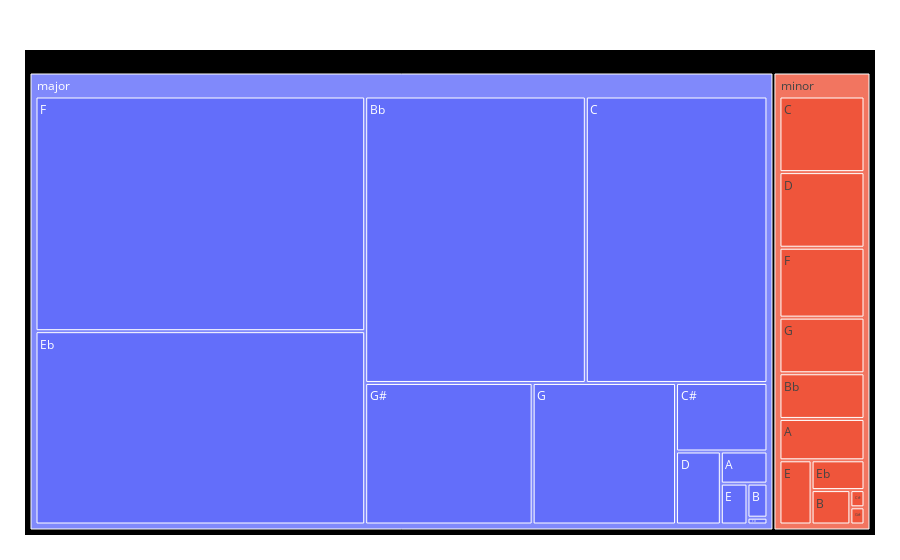

This figure's notebook cell:
### Code cell
keys = df.loc[:, ['tune_key', 'tune_mode', 'cycle_fifths_order']]

keys = keys.value_counts(['tune_key', 'tune_mode']).reset_index()
keys.columns = ['tune_key', 'tune_mode', 'count']


fig = px.treemap(keys,
                 path=['tune_mode', 'tune_key'],
                 values='count')
fig.update_traces(root_color='black')
fig.update_layout(margin = dict(t=50, l=25, r=25, b=25))
fig.show()

### Figure 1 — Plotly figure (JSON) as saved in the notebook; plotly's stock layout.template omitted (floating-point values rounded to 4 significant figures)
{"data": [{"branchvalues": "total", "domain": {"x": [0.0, 1.0], "y": [0.0, 1.0]}, "hovertemplate": "labels=%{label}<br>count=%{value}<br>parent=%{parent}<br>id=%{id}<extra></extra>", "ids": ["major/A", "minor/A", "major/B", "minor/B", "major/Bb", "minor/Bb", "major/C", "minor/C", "major/C#", "minor/C#", "major/D", "minor/D", "major/E", "minor/E", "major/Eb", "minor/Eb", "major/F", "minor/F", "major/F#", "major/G", "minor/G", "major/G#", "minor/G#", "major", "minor"], "labels": ["A", "A", "B", "B", "Bb", "Bb", "C", "C", "C#", "C#", "D", "D", "E", "E", "Eb", "Eb", "F", "F", "F#", "G", "G", "G#", "G#", "major", "minor"], "name": "", "parents": ["major", "minor", "major", "minor", "major", "minor", "major", "minor", "major", "minor", "major", "minor", "major", "minor", "major", "minor", "major", "minor", "major", "major", "minor", "major", "minor", "", ""], "root": {"color": "black"}, "type": "treemap", "values": [11, 29, 5, 11, 464, 32, 382, 53, 46, 2, 24, 53, 8, 17, 468, 13, 568, 49, 1, 149, 39, 174, 2, 2300, 300]}], "layout": {"legend": {"tracegroupgap": 0}, "margin": {"b": 25, "l": 25, "r": 25, "t": 50}}}
